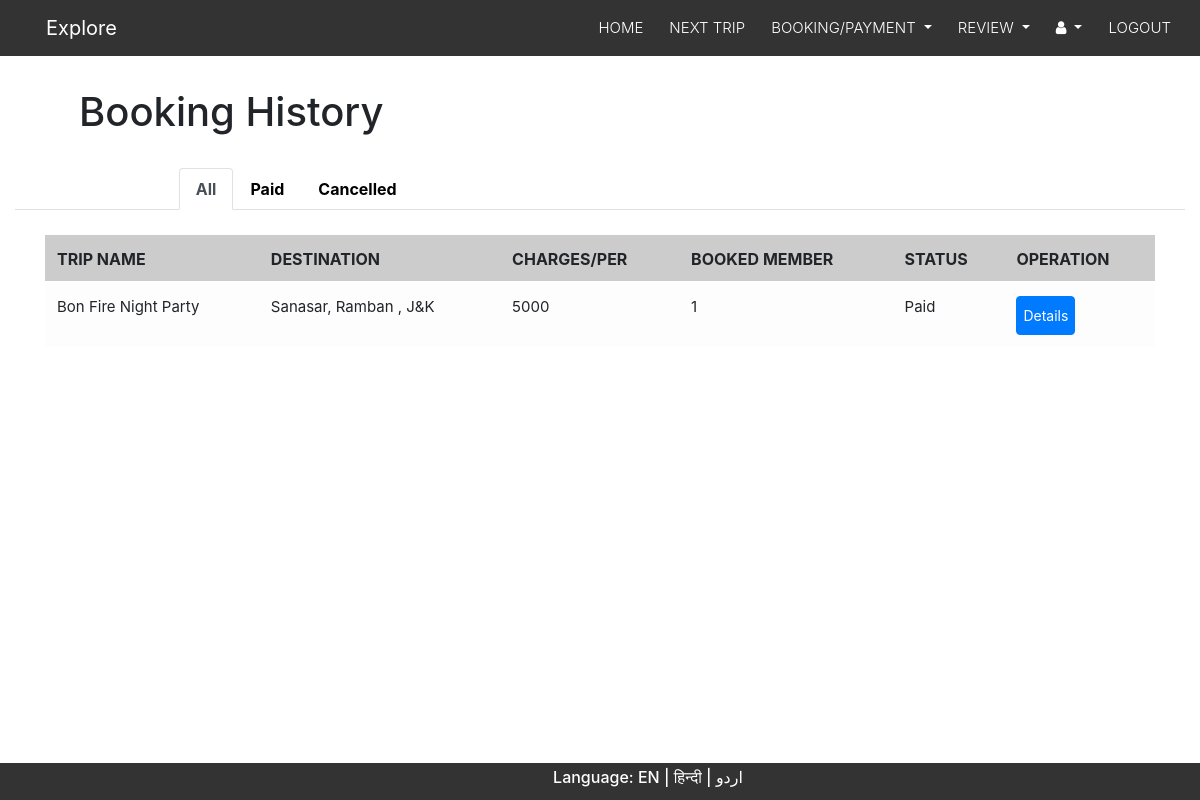
The page /weekend/login/booking-history.php (signed in) on the database its author committed.
### tables this page shows
CREATE TABLE `weekend_plans` (
  `plan_id` smallint(8) UNSIGNED NOT NULL,
  `trip_name` varchar(30) NOT NULL,
  `pickup_point` varchar(80) NOT NULL,
  `arrival_time` char(10) NOT NULL,
  `start_date` date DEFAULT NULL,
  `end_date` date DEFAULT NULL,
  `destination` varchar(50) DEFAULT NULL,
  `fee_charges` smallint(7) UNSIGNED DEFAULT NULL,
  `members` char(2) NOT NULL,
  `cmn_interest` varchar(20) NOT NULL,
  `stay_address` varchar(60) DEFAULT NULL,
  `post_date` timestamp NOT NULL DEFAULT current_timestamp(),
  `booking_member` char(2) NOT NULL,
  `map` varchar(255) NOT NULL,
  `note` varchar(255) NOT NULL
);

CREATE TABLE `plan_purchase` (
  `s_no` smallint(8) UNSIGNED NOT NULL,
  `plan_id` smallint(8) UNSIGNED NOT NULL,
  `u_id` smallint(8) UNSIGNED NOT NULL,
  `member_booking` smallint(2) UNSIGNED NOT NULL DEFAULT 1,
  `pay_mode` varchar(20) NOT NULL DEFAULT '--nil--',
  `pay_status` char(1) NOT NULL DEFAULT '0',
  `book_date` timestamp NOT NULL DEFAULT current_timestamp()
);

### weekend/select_lang.php (called while the page is built, shortened)
<?php
 if (isset($_GET['lang'])) {
     $set_lang=$_GET['lang'];
  }else{
    $set_lang='en';
  }
  $lang=array();
if ($set_lang=='en') {
  $lang['lang']='Language';
  $lang['home']='HOME';
  $lang['about']='ABOUT';
  $lang['contact']='CONTACT';
  $lang['faq']='FAQs';
  $lang['login']='LOGIN';
  $lang['enroll']='Enroll Yourself';
  $lang['explore']='Explore the Unexplored';
  $lang['weekend']='Weekend Planer';
  $lang['enjoy']='Enjoy trips with new friends.';
  $lang['popular']='Popular Places';
  $lang['see']='see the most featured places';
  $lang['1']='KATRA VAISHNO DEVI';
  $lang['believe']='We believe that Travel brings knowledge, Knowledge brings opportunity and Opportunity brings prosperity';
  $lang['2']='SRINAGAR';
  $lang['3']='PATNITOP';
  $lang['visit']='visit now!';
  $lang['about_us']='ABOUT US';
  $lang['world']='Explore The World With Us';
  $lang['why']='Why Choose Us?';
  $lang['travel']='We believe that Travel brings knowledge, Knowledge brings opportunity and Opportunity brings prosperity. It is a weekend trip where the management believes in transparency, trust, knowledge distribution and providing quality to our customers.';
  $lang['read']='Read more';
  $lang['about_p']='We believe that Travel brings knowledge, Knowledge brings opportunity and Opportunity brings prosperity. Explore is not only business for us, but its a philosophy. It is a weekend trip where the management believes in transparency, trust, knowledge distribution and providing quality to our customers. Our customers are our biggest brand ambassadors and our employees are our biggest strengths.';
  $lang['about_p1']='There is no such website which schedules weekend trip for like minded people.
               You can plan trips with your friends but going on trips with strangers having same hobbies as yours is not something you can do on your own this where our website provides you this facility so you can enjoy a wonderful trip with some like minded people within your city.';
   $lang['about_p2']='This website allow customers to easily access all the information and details needed to make their  arrangements. With all the information at their fingertips, customers can make decisions at their convenience. It involves online booking  the process into a pain-free, step-by-step booking experience, which they can do at any time. This allow you to keep track of how consumers decide to spend their money.';
   $lang['Quick_Links']='Quick Links' ;
   $lang['Contact_Info']='Contact Info';
   $lang['CONTACT_US']='CONTACT US';
   $lang['address']='Address';
   $lang['mail']='E-Mail';
   $lang['phone']='Phone';
   $lang['touch']='Get in touch';
   $lang['full_name']='Full Name';
   $lang['message']='Message';
   $lang['Forgot_Password']='Forgot Password?';
   $lang['s_login']='Login';
   $lang['enter_pswd']='Enter Password*';
   $lang['Password']='Password';
   $lang['Enter_Email_Id']='Enter Email*';
   $lang['Email_Id']='Email Id';
   $lang['Welcome']='Welcome';
   $lang['Login_Here']='Login Here';
   $lang['package_p']='You can plan trips with your friends but going on trips with strangers having same hobbies as yours is not something you can do on your own';
   $lang['Srinagar']='Srinagar';
   $lang['Katra']='KATRA';
   $lang['patnitop']='PATNITOP';
   $lang['srinagar']='SRINAGAR';
   $lang['mansar']='MANSAR';
   $lang['bhaderwah']='BHADERWAH';
   $lang['book_now']='Book now';
   $lang['P']='P';
   $lang['A']='A';
   $lang['C']='C';
   $lang['K']='K';
   $lang['G']='G';
   $lang['E']='E';
   $lang['S']='S';
   $lang['R']='R';
   $lang['V']='V';
}
?>

### weekend/php/code.php (called while the page is built, shortened)
<?php
abstract class clsConnection
{
    public function __construct()
    {
        $dbHost="localhost";
        $dbName="explore";
        $dbUser="root";
        $dbPassword="";
        try
        {
            $this->dbConn= new PDO("mysql:host=$dbHost;dbname=$dbName",$dbUser,$dbPassword);
        }
        catch(PDOException $e)
        {
            Echo "Connection failed" . $e->getMessage();
        }
    }
}
class clsWeekendPlans extends clsConnection implements I_WeekendPlans
{
    public function UserWeekendHistory($plan_id,$p_date){
        try{
             $sql="SELECT * FROM weekend_plans Where plan_id=:plan_id and start_date<:p_date";
             $stmt=$this->dbConn->prepare($sql);
             $stmt->bindParam(':plan_id',$plan_id);
             $stmt->bindParam(':p_date',$p_date);
             $stmt->execute();
             $result=$stmt->fetchAll();
           return $result;
        }
        catch (PDOException $e){
            echo "User Weekend plans Error:".$e->getMessage();
        }
    }
}
class clsPlanPurchase extends clsConnection implements I_PlanPurchase
{
      public function ShowAllBooking($u_id){
        try{
             $sql="SELECT * FROM plan_purchase WHERE u_id=:u_id order by book_date desc";
             $stmt=$this->dbConn->prepare($sql);
             $stmt->bindParam(':u_id',$u_id);
             $stmt->execute();
             $result=$stmt->fetchAll();
           return $result;
        }
        catch (PDOException $e){
            echo "Show Booking Error:".$e->getMessage();
        }
    }
}
?>

### weekend/login/booking-history.php (the view, shortened to what this page needs)
<?php session_start();
     require_once('../php/code.php');
     $u_id= $_SESSION['u_id'];
 ?>
 <!DOCTYPE html>
<html lang="en">
   <head>
 <?php include'../links/links.php'; ?>
          <link rel="stylesheet" href="css/booking-history.css">
   </head>
   <body>
     <?php include'title_bar.php'; ?>
<div class="container-fluid">
  <div class="row">
    <div class="col-md-12">
      <h1 class="h1"><?php echo $lang['txt3']; ?></h1><br>
    </div>
    <?php
        $FunObj=new clsPlanPurchase();
        $result=$FunObj->ShowAllBooking($u_id);
        $Obj=new clsWeekendPlans();
        if (!$result) {
       ?>
     <div class="col-md-12">
      <div class="no-trip">
        <h3><?php echo $lang['txt23']; ?></h3>
      </div>
    </div>
    <?php
       }else{
     ?>
    <div class="col-md-12">
        <ul class="nav nav-tabs" role="tablist">
            <li class="nav-item">
              <a class="nav-link active" data-toggle="tab" href="#home"><?php echo $lang['txt7']; ?></a>
            </li>
            <li class="nav-item">
              <a class="nav-link" data-toggle="tab" href="#menu1"><?php echo $lang['txt19']; ?></a>
            </li>
            <li class="nav-item">
              <a class="nav-link" data-toggle="tab" href="#menu2"><?php echo $lang['txt20']; ?></a>
            </li>
        </ul>
      <br>
      <div class="tab-content">
       <div id="home" class="container tab-pane active">
        <div class="table-responsive">
             <table class="table table-light table-hover table-striped" >
                 <tr class="sticky">
                     <th><b><?php echo $lang['txt25']; ?></b></th>
                     <th><b><?php echo $lang['txt26']; ?></b></th>
                     <th><b><?php echo $lang['txt27']; ?></b></th>
                     <th><b><?php echo $lang['txt28']; ?></b></th>
                     <th><b><?php echo $lang['txt29']; ?></b></th>
                     <th><b><?php echo $lang['txt30']; ?></b></th>
                 </tr>
              <?php
               $p_date=date("Y-m-d");
                 foreach ($result as $data) {
                   $plan_id=$data['plan_id'];
                   $sol=$Obj->UserWeekendHistory($plan_id,$p_date);
                 if ($sol) {
                   foreach ($sol as $row) {
                  ?>
                 <tr>
                    <td><?php echo $row['trip_name'];  ?></td>
                    <td><?php echo $row['destination']; ?></td>
                    <td><?php echo $row['fee_charges']; ?></td>
                    <td><?php echo $data['member_booking']; ?></td>
                    <td><?php
                             if ($data['pay_status']==0) {
                                echo $lang['txt24']."/".$lang['txt20'];
                             }else{
                                  echo $lang['txt19'];
                             }
                              ?>
                    </td>
                    <td><button type="button" class="btn btn-primary" data-toggle="modal" data-target="#my<?php echo $plan_id;  ?>"><?php echo $lang['txt52']; ?></button></td>
                 </tr>
              <?php
                       }
                        }else{
                             $msg=$lang['txt44'];
                             }
                     }
                 ?>
            </table>
         </div>
    </div>
        </div>
       </div>
    </div>
  </div>
       <?php
          }
        ?>
<footer>
  <h6><div class="lang_btn">
     <?php echo $lang['lang']; ?>: <a href="booking-history.php?lang=en">EN | </a><a href="booking-history.php?lang=hi">हिन्दी</a><a href="booking-history.php?lang=ur"> | اردو</a>
   </div></h6>
</footer>
   </body>
</html>

### weekend/login/css/booking-history.css (style rules this page uses)
* { box-sizing: border-box; }
.container-fluid { margin-top: 1rem; padding: 0 0; }
.container-fluid .h1 { padding-left: 4rem; }
.container-fluid .nav-tabs { padding-left: 14%; }
.container-fluid .row { display: inline; }
.nav-tabs .nav-item a,.nav-tabs .nav-item a:hover { color: #000; font-weight: bold; }
.table-responsive { height:500px; }
.lang_btn { margin-left:6rem; color: #fff; }
.lang_btn a { color: #fff; }
footer { position: absolute; width: 100%; background:#333333; color:#fff; text-align: center; padding: 5px; bottom: 0; }
th,td { padding: 8px 30px; }
th { background:#ccc; text-transform: uppercase; font-weight: 500; }
td { font-size: 15px; }
td .btn { font-size: 14px; padding:8px 6px; }
tr.sticky th { position: sticky; top: -3px; }
tr.sticky th::after { content: " "; width: 100%; height: 2px; position: absolute; bottom: 0; left: 0; background: white; }

### rows shown on the page
plan_purchase: member_booking "1"
weekend_plans: trip_name "Bon Fire Night Party", destination "Sanasar, Ramban , J&K", fee_charges "5000"

### other values the page prints
$lang['home'] "HOME"
$lang['txt1'] "NEXT TRIP"
$lang['txt2'] "BOOKING/PAYMENT"
$lang['txt5'] "REVIEW"
$lang['txt8'] "LOGOUT"
$lang['txt3'] "Booking History"
$lang['txt7'] "All"
$lang['txt19'] "Paid"
$lang['txt20'] "Cancelled"
$lang['txt25'] "TRIP NAME"
$lang['txt26'] "DESTINATION"
$lang['txt27'] "CHARGES/PER"
$lang['txt28'] "BOOKED MEMBER"
$lang['txt29'] "STATUS"
$lang['txt30'] "OPERATION"
